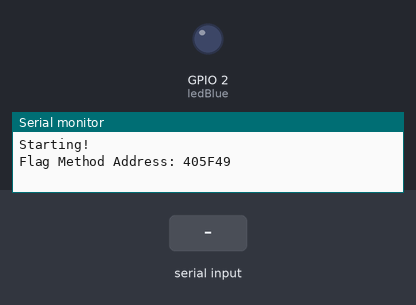
A program run on a simulated ESP8266 (NodeMCU). Parts: output pins drawn as LEDs (lit = HIGH), the last lines printed to the serial monitor. Dashed ring = blinking. The test bench sets the inputs (shaded band).

Above: at 0.6 s.
1.3 s: "%" received over Serial
2.8 s: "#" received over Serial
At 3.0 s:
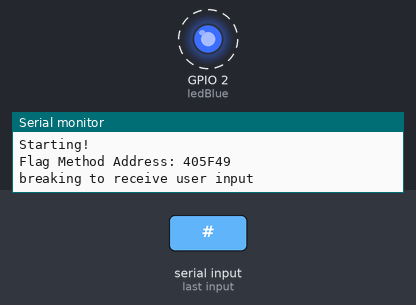
5.8 s: "1" received over Serial
At 6.3 s:
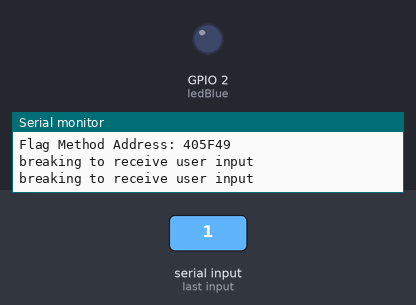
Timing chart, 0 to 8.8 s (numbered marks = the images above; inputs shaded):
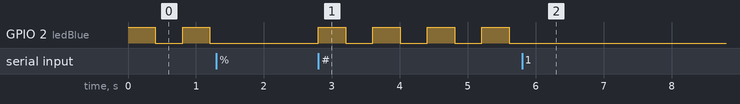

The program:

main.cpp
```cpp
/*
  Program that is vulnerable to buffer overflow.
  Made by Bangedaon (Arjan Vreugdenhil)
*/
#include <Arduino.h>

int ledBlue = LED_BUILTIN; // gpio16; on mainboard
int ledOther = 2;          // gpio2; on chip

void displayFlag() { Serial.println("Here's the flag: ctf{FuckYeahMCUBOF}"); }

char readChar() {
  char buf[1];
  Serial.readBytes(buf, 1);
  return buf[0];
}

void readUserData() {
  char buf[8];
  int index = 0;
  for (;;) {
    char inputByte = readChar();
    if (inputByte == '%') {
      index = 0;
      continue;
    } else if (inputByte == '#') {
      buf[index] = '\0';
      break;
    }
    buf[index] = inputByte;
    index++;
  }
  String s = String(buf);
  Serial.println(s);
}

void setup() {
  pinMode(ledBlue, OUTPUT);
  pinMode(ledOther, OUTPUT);
  digitalWrite(ledBlue, HIGH);  // Low for on
  digitalWrite(ledOther, HIGH); // High for off
  Serial.begin(9600);
  Serial.println("Starting!");
  Serial.print("Flag Method Address: ");
  Serial.println((unsigned long)&displayFlag, HEX);
}

unsigned int previousMillis;
unsigned int cycletime = 400;
bool state = false;
void loop() {
  unsigned int currentMillis = millis();
  if (currentMillis > previousMillis + cycletime) {
    state = !state;
    digitalWrite(ledBlue, state);
    digitalWrite(ledOther, !state);
    previousMillis = currentMillis;
  }

  if (Serial.available()) {
    Serial.println("breaking to receive user input");
    readUserData();
  }
}
```

Measured:
- after the input at 1.3 s, GPIO 2 (ledBlue): stays LOW (without the input it goes to HIGH after 0.31 s)
- after the input at 2.8 s, GPIO 2 (ledBlue): alternates HIGH for 0.40 s and LOW for 0.40 s, starting at once
- after the input at 5.8 s, GPIO 2 (ledBlue): stops changing and stays LOW
